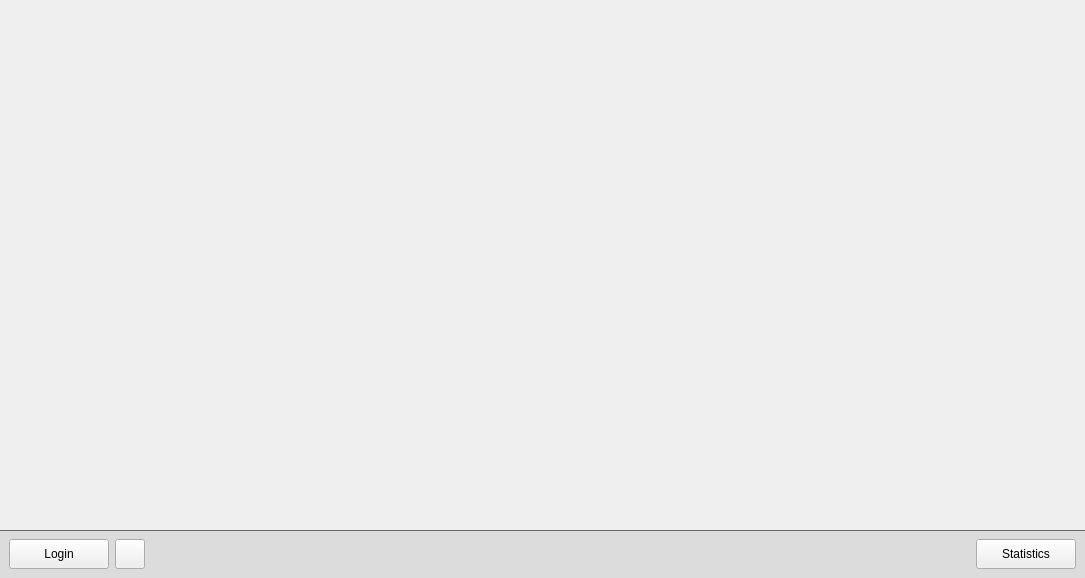
<?xml version="1.0" encoding="UTF-8"?>
<ui version="4.0">
 <class>Form</class>
 <widget class="QWidget" name="Form">
  <property name="windowModality">
   <enum>Qt::NonModal</enum>
  </property>
  <property name="geometry">
   <rect>
    <x>0</x>
    <y>0</y>
    <width>1085</width>
    <height>578</height>
   </rect>
  </property>
  <property name="minimumSize">
   <size>
    <width>0</width>
    <height>0</height>
   </size>
  </property>
  <property name="maximumSize">
   <size>
    <width>16777215</width>
    <height>16777215</height>
   </size>
  </property>
  <property name="windowTitle">
   <string>Golf Simulator Manager</string>
  </property>
  <property name="styleSheet">
   <string notr="true">QWidget {
	font: 10pt &quot;Segoe UI&quot;;
}
QFrame[stationFrame=&quot;true&quot;] {
	border: 1px solid black;
}
QLabel[labelFrame=&quot;true&quot;] {
	border-bottom: 1px solid black;
}</string>
  </property>
  <layout class="QGridLayout" name="gridLayout">
   <property name="sizeConstraint">
    <enum>QLayout::SetDefaultConstraint</enum>
   </property>
   <property name="leftMargin">
    <number>0</number>
   </property>
   <property name="topMargin">
    <number>0</number>
   </property>
   <property name="rightMargin">
    <number>0</number>
   </property>
   <property name="bottomMargin">
    <number>0</number>
   </property>
   <item row="0" column="0">
    <widget class="QStackedWidget" name="stackedWidget_mainContents">
     <property name="currentIndex">
      <number>0</number>
     </property>
     <widget class="QWidget" name="page_stations">
      <property name="styleSheet">
       <string notr="true">font: 12pt &quot;Segoe UI&quot;;</string>
      </property>
      <layout class="QGridLayout" name="gridLayout_page_1">
       <property name="bottomMargin">
        <number>6</number>
       </property>
      </layout>
     </widget>
     <widget class="QWidget" name="page_2"/>
    </widget>
   </item>
   <item row="1" column="0">
    <widget class="QWidget" name="FootHolder" native="true">
     <property name="sizePolicy">
      <sizepolicy hsizetype="Preferred" vsizetype="Maximum">
       <horstretch>0</horstretch>
       <verstretch>0</verstretch>
      </sizepolicy>
     </property>
     <property name="minimumSize">
      <size>
       <width>0</width>
       <height>0</height>
      </size>
     </property>
     <property name="autoFillBackground">
      <bool>false</bool>
     </property>
     <property name="styleSheet">
      <string notr="true">QWidget#FootHolder {
	border-top: 1px solid rgb(100, 100, 100);
	background-color: rgb(220, 220, 220);
}</string>
     </property>
     <layout class="QHBoxLayout" name="horizontalLayout_2">
      <item>
       <widget class="QPushButton" name="pushButton_login">
        <property name="sizePolicy">
         <sizepolicy hsizetype="Fixed" vsizetype="Fixed">
          <horstretch>0</horstretch>
          <verstretch>0</verstretch>
         </sizepolicy>
        </property>
        <property name="minimumSize">
         <size>
          <width>100</width>
          <height>30</height>
         </size>
        </property>
        <property name="maximumSize">
         <size>
          <width>16777215</width>
          <height>30</height>
         </size>
        </property>
        <property name="text">
         <string>Login</string>
        </property>
       </widget>
      </item>
      <item>
       <widget class="QPushButton" name="pushButton_refresh">
        <property name="sizePolicy">
         <sizepolicy hsizetype="Fixed" vsizetype="Fixed">
          <horstretch>0</horstretch>
          <verstretch>0</verstretch>
         </sizepolicy>
        </property>
        <property name="minimumSize">
         <size>
          <width>30</width>
          <height>30</height>
         </size>
        </property>
        <property name="maximumSize">
         <size>
          <width>30</width>
          <height>30</height>
         </size>
        </property>
        <property name="font">
         <font>
          <family>Segoe UI</family>
          <pointsize>10</pointsize>
          <weight>50</weight>
          <italic>false</italic>
          <bold>false</bold>
         </font>
        </property>
        <property name="text">
         <string/>
        </property>
       </widget>
      </item>
      <item>
       <widget class="QLabel" name="label_info">
        <property name="styleSheet">
         <string notr="true">QLabel {
	font: 8pt &quot;Segoe UI&quot;;
	color: rgb(109, 109, 109);
}</string>
        </property>
        <property name="text">
         <string/>
        </property>
       </widget>
      </item>
      <item>
       <spacer name="horizontalSpacer_footer">
        <property name="orientation">
         <enum>Qt::Horizontal</enum>
        </property>
        <property name="sizeType">
         <enum>QSizePolicy::MinimumExpanding</enum>
        </property>
        <property name="sizeHint" stdset="0">
         <size>
          <width>0</width>
          <height>0</height>
         </size>
        </property>
       </spacer>
      </item>
      <item>
       <widget class="QPushButton" name="pushButton_switch">
        <property name="minimumSize">
         <size>
          <width>100</width>
          <height>30</height>
         </size>
        </property>
        <property name="text">
         <string>Statistics</string>
        </property>
       </widget>
      </item>
     </layout>
    </widget>
   </item>
  </layout>
 </widget>
 <resources/>
 <connections/>
</ui>
